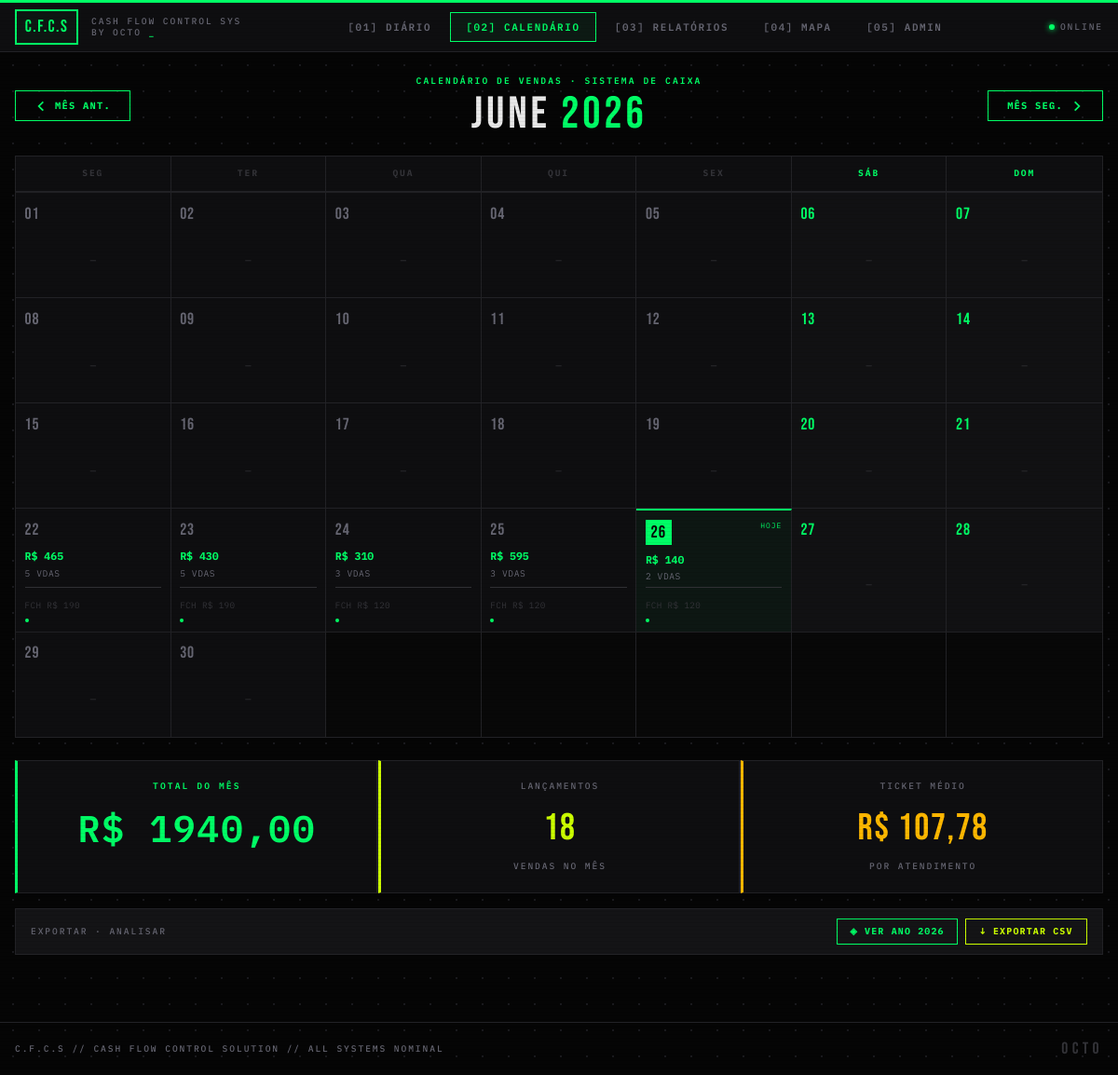
Screenshot of /mes with the database file from the repository.
### tables this page shows
CREATE TABLE caixa_diario (
                data            DATE    PRIMARY KEY,
                abertura_caixa  REAL    NOT NULL DEFAULT 0.0,
                fechamento_caixa REAL   NOT NULL DEFAULT 0.0
            );

### rotas/calendario.py (the view)
@bp.route("/mes", methods=["GET"])
@bp.route("/mes/<int:ano>/<int:mes>", methods=["GET"])
def pagina_mes(ano=None, mes=None):
    today = date.today()
    if ano is None:
        ano = today.year
    if mes is None:
        mes = today.month
    mes = max(1, min(12, mes))
    dados = get_dados_mensais(ano, mes)
    if mes == 1:
        prev_ano, prev_mes = ano - 1, 12
    else:
        prev_ano, prev_mes = ano, mes - 1
    if mes == 12:
        next_ano, next_mes = ano + 1, 1
    else:
        next_ano, next_mes = ano, mes + 1
    return render_template(
        "mes.html",
        cal=dados["cal"],
        ano=ano,
        mes=mes,
        month_name=dados["month_name"],
        dia_map=dados["dia_map"],
        today=today.isoformat(),
        prev_ano=prev_ano,
        prev_mes=prev_mes,
        next_ano=next_ano,
        next_mes=next_mes,
        weekdays=["SEG", "TER", "QUA", "QUI", "SEX", "SÁB", "DOM"],
    )

### database.py (called while the page is built)
def get_connection():
    conn = sqlite3.connect(DB_PATH)
    conn.row_factory = sqlite3.Row
    conn.execute("PRAGMA journal_mode=WAL;")
    conn.execute("PRAGMA foreign_keys=ON;")
    return conn

### templates/mes.html (shortened to what this page needs)
{% extends "base.html" %}
{% block content %}
<div class="fade-in" style="display: flex; align-items: center; justify-content: space-between; margin-bottom: 1.25rem;">
  <a href="/mes/{{ prev_ano }}/{{ prev_mes }}" class="btn btn-ghost" style="font-size: 0.65rem;">
    <svg xmlns="http://www.w3.org/2000/svg" style="width:14px;height:14px;" fill="none" viewBox="0 0 24 24" stroke="currentColor" stroke-width="3">
      <path stroke-linecap="square" d="M15 19l-7-7 7-7"/>
    </svg>
    MÊS ANT.
  </a>
  <div style="text-align: center;">
    <div class="sys-label" style="justify-content: center; display: flex; margin-bottom: 0.3rem;">
      CALENDÁRIO DE VENDAS · SISTEMA DE CAIXA
    </div>
    <div class="display" style="font-size: 3rem; letter-spacing: 0.08em; color: var(--txt); line-height: 1;">
      {{ month_name|upper }} <span style="color: var(--neon);">{{ ano }}</span>
    </div>
  </div>
  <a href="/mes/{{ next_ano }}/{{ next_mes }}" class="btn btn-ghost" style="font-size: 0.65rem;">
    MÊS SEG.
    <svg xmlns="http://www.w3.org/2000/svg" style="width:14px;height:14px;" fill="none" viewBox="0 0 24 24" stroke="currentColor" stroke-width="3">
      <path stroke-linecap="square" d="M9 5l7 7-7 7"/>
    </svg>
  </a>
</div>
<div class="card fade-in" style="animation-delay: 0.04s; overflow: hidden; margin-bottom: 1.5rem;">
  <div style="display: grid; grid-template-columns: repeat(7, 1fr); border-bottom: 2px solid var(--bd);">
    {% for wd in weekdays %}
      <div style="padding: 0.7rem 0; text-align: center; border-right: 1px solid var(--bd);
                  {% if loop.index >= 6 %}color: var(--neon); {% else %}color: var(--muted);{% endif %}
                  font-family: 'IBM Plex Mono'; font-size: 0.6rem; font-weight: 700; letter-spacing: 0.2em;
                  {% if loop.last %}border-right: none;{% endif %}">
        {{ wd }}
      </div>
    {% endfor %}
  </div>
  {% for week in cal %}
    <div style="display: grid; grid-template-columns: repeat(7, 1fr); border-bottom: 1px solid var(--bd); {% if loop.last %}border-bottom: none;{% endif %}">
      {% for day in week %}
        {% if day == 0 %}
          <div style="min-height: 7rem; background: #080808; border-right: 1px solid var(--bd); {% if loop.last %}border-right: none;{% endif %}"></div>
        {% else %}
          {% set day_str = '%s-%02d-%02d' % (ano, mes, day) %}
          {% set info = dia_map.get(day_str, {}) %}
          {% set is_today = day_str == today %}
          {% set has_vendas = info.get('num_vendas', 0) > 0 %}
          {% set is_weekend = loop.index >= 6 %}
          <a href="/dia/{{ day_str }}"
             style="min-height: 7rem; display: flex; flex-direction: column; padding: 0.6rem; text-decoration: none;
                    border-right: 1px solid var(--bd);
                    {% if loop.last %}border-right: none;{% endif %}
                    {% if is_today %}background: rgba(0,255,102,0.04); border-top: 2px solid var(--neon); {% endif %}
                    {% if not is_today and is_weekend %}background: rgba(255,255,255,0.01);{% endif %}
                    transition: background 0.12s;"
             onmouseover="this.style.background='rgba(0,255,102,0.04)'"
             onmouseout="this.style.background='{% if is_today %}rgba(0,255,102,0.04){% elif is_weekend %}rgba(255,255,255,0.01){% else %}transparent{% endif %}'">
            <div style="display: flex; align-items: flex-start; justify-content: space-between; margin-bottom: 0.4rem;">
              <span style="
                {% if is_today %}
                  background: var(--neon); color: #050505; padding: 0 0.35rem;
                  font-family: 'Bebas Neue'; font-size: 1.15rem; letter-spacing: 0.05em;
                {% elif is_weekend %}
                  color: var(--neon); font-family: 'Bebas Neue'; font-size: 1.1rem; letter-spacing: 0.05em;
                {% else %}
                  color: var(--dim); font-family: 'Bebas Neue'; font-size: 1.1rem; letter-spacing: 0.05em;
                {% endif %}
              ">{{ "%02d"|format(day) }}</span>
              {% if is_today %}
                <span style="font-family: 'IBM Plex Mono'; font-size: 0.5rem; letter-spacing: 0.12em; color: var(--neon); text-transform: uppercase;">HOJE</span>
              {% endif %}
            </div>
            {% if has_vendas %}
              <div style="flex: 1; display: flex; flex-direction: column; gap: 0.2rem;">
                <div style="color: var(--neon); font-family: 'IBM Plex Mono'; font-size: 0.72rem; font-weight: 700;">
                  R$ {{ "%.0f"|format(info.get('total_vendas', 0)) }}
                </div>
                <div style="color: var(--dim); font-family: 'IBM Plex Mono'; font-size: 0.6rem; letter-spacing: 0.06em;">
                  {{ info.get('num_vendas', 0) }} VDA{% if info.get('num_vendas', 0) != 1 %}S{% endif %}
                </div>
                {% if info.get('fechamento_caixa', 0) > 0 %}
                  <div style="margin-top: auto; padding-top: 0.3rem; border-top: 1px solid var(--muted);">
                    <span style="color: var(--muted); font-family: 'IBM Plex Mono'; font-size: 0.58rem; letter-spacing: 0.04em;">
                      FCH R$ {{ "%.0f"|format(info.get('fechamento_caixa', 0)) }}
                    </span>
                  </div>
                {% endif %}
              </div>
              <div style="width: 4px; height: 4px; border-radius: 50% !important; background: var(--neon); margin-top: 0.3rem;"></div>
            {% else %}
              <div style="flex: 1; display: flex; align-items: center; justify-content: center;">
                <span style="color: var(--muted); font-family: 'IBM Plex Mono'; font-size: 0.65rem;">—</span>
              </div>
            {% endif %}
          </a>
        {% endif %}
      {% endfor %}
    </div>
  {% endfor %}
</div>
{% set total_mes = namespace(val=0.0) %}
{% set count_vendas = namespace(val=0) %}
{% set dias_ativos = namespace(val=0) %}
{% for key, info in dia_map.items() %}
  {% set total_mes.val = total_mes.val + info.get('total_vendas', 0) %}
  {% set count_vendas.val = count_vendas.val + info.get('num_vendas', 0) %}
  {% if info.get('num_vendas', 0) > 0 %}{% set dias_ativos.val = dias_ativos.val + 1 %}{% endif %}
{% endfor %}
<div style="display: grid; grid-template-columns: repeat(3, 1fr); gap: 1px; background: var(--bd);" class="fade-in" style="animation-delay: 0.08s;">
  <div class="card" style="padding: 1.25rem; border-left: 3px solid var(--neon); text-align: center;">
    <div class="sys-label" style="justify-content: center; margin-bottom: 0.5rem;">TOTAL DO MÊS</div>
    <div class="display money" style="font-size: 2.5rem; letter-spacing: 0.04em;">
      R$ {{ "%.2f"|format(total_mes.val) | replace('.', ',') }}
    </div>
  </div>
  <div class="card" style="padding: 1.25rem; border-left: 3px solid var(--acid); text-align: center;">
    <div class="sys-label-dim" style="letter-spacing: 0.2em; justify-content: center; margin-bottom: 0.5rem;">LANÇAMENTOS</div>
    <div class="display" style="font-size: 2.5rem; letter-spacing: 0.04em; color: var(--acid);">
      {{ count_vendas.val }}
    </div>
    <div class="sys-label-dim" style="margin-top: 0.25rem;">VENDAS NO MÊS</div>
  </div>
  <div class="card" style="padding: 1.25rem; border-left: 3px solid var(--warn); text-align: center;">
    <div class="sys-label-dim" style="letter-spacing: 0.2em; justify-content: center; margin-bottom: 0.5rem;">TICKET MÉDIO</div>
    <div class="display" style="font-size: 2.5rem; letter-spacing: 0.04em; color: var(--warn);">
      R$ {% if count_vendas.val > 0 %}{{ "%.2f"|format(total_mes.val / count_vendas.val) | replace('.', ',') }}{% else %}0,00{% endif %}
    </div>
    <div class="sys-label-dim" style="margin-top: 0.25rem;">POR ATENDIMENTO</div>
  </div>
</div>
<div style="display:flex; align-items:center; justify-content:space-between; margin-top:1rem; padding: 0.65rem 1rem; background:var(--s2); border:1px solid var(--bd);" class="fade-in" style="animation-delay:0.12s;">
  <div class="sys-label-dim">EXPORTAR · ANALISAR</div>
  <div style="display:flex; gap:0.5rem;">
    <a href="/relatorios/{{ ano }}" class="btn btn-ghost" style="font-size:0.62rem; padding:0.35rem 0.85rem;">
      ◈ VER ANO {{ ano }}
    </a>
    <a href="/mes/{{ ano }}/{{ mes }}/csv" class="btn"
       style="font-size:0.62rem; padding:0.35rem 0.9rem; background:transparent; border:1px solid var(--acid); color:var(--acid);">
      ↓ EXPORTAR CSV
    </a>
  </div>
</div>
{% endblock %}

### templates/base.html (style rules this page uses)
:root { --bg: #050505; --s1: #0E0E10; --s2: #141416; --s3: #1C1C1F; --bd: #222226; --bd2: #2E2E34; --neon: #00FF66; --acid: #CCFF00; --warn: #FFB800; --danger: #FF2255; --wa: #25D366; --txt: #E8E8E8; --dim: #666672; --muted: #333338; }
*, *::before, *::after { box-sizing: border-box; border-radius: 0 !important; }
body { background-color: var(--bg); background-image: radial-gradient(circle, #1A1A1E 1px, transparent 1px); background-size: 28px 28px; color: var(--txt); font-family: 'IBM Plex Mono', monospace; min-height: 100vh; }
body::after { content: ''; position: fixed; inset: 0; background: repeating-linear-gradient( 0deg, transparent 0px, transparent 3px, rgba(0, 0, 0, 0.06) 3px, rgba(0, 0, 0, 0.06) 4px ); pointer-events: none; z-index: 9998; }
.card { background: var(--s1); border: 1px solid var(--bd); position: relative; }
.display { font-family: 'Bebas Neue', sans-serif; }
.sys-label { font-family: 'IBM Plex Mono', monospace; font-size: 0.6rem; letter-spacing: 0.22em; text-transform: uppercase; color: var(--neon); font-weight: 600; }
.sys-label-dim { font-family: 'IBM Plex Mono', monospace; font-size: 0.6rem; letter-spacing: 0.2em; text-transform: uppercase; color: var(--dim); font-weight: 500; }
.btn { font-family: 'IBM Plex Mono', monospace; font-weight: 700; letter-spacing: 0.12em; text-transform: uppercase; cursor: pointer; border: none; display: inline-flex; align-items: center; gap: 0.5rem; transition: transform 0.1s, box-shadow 0.1s, background 0.12s; text-decoration: none; white-space: nowrap; }
.btn-ghost { background: transparent; color: var(--neon); border: 1px solid var(--neon); padding: 0.5rem 1.25rem; font-size: 0.72rem; }
.money { color: var(--neon); font-family: 'IBM Plex Mono', monospace; font-weight: 600; }
.fade-in { animation: fadeInUp 0.22s ease both; }

### rows the page displays
caixa_diario: fechamento_caixa "190"
caixa_diario: fechamento_caixa "190"
caixa_diario: fechamento_caixa "120"
caixa_diario: fechamento_caixa "120"
caixa_diario: fechamento_caixa "120"

### other values shown
{{ month_name|upper }} "JUNE"
{{ ano }} "2026"
{{ wd }} "SEG" "TER" "QUA" "QUI" "SEX" "SÁB" "DOM"
{{ "%02d"|format(day) }} "01" "02" "03" "04" "05" "06" "07" "08" "09" "10" "11" "12" "13" "14" "15" "16" "17" "18" "19" "20" "21" "22" "23" "24" "25" "26" "27" "28" "29" "30"
{{ "%.0f"|format(info.get('total_vendas', 0)) }} "465" "430" "310" "595" "140"
{{ info.get('num_vendas', 0) }} "5" "5" "3" "3" "2"
{{ "%.2f"|format(total_mes.val) | replace('.', ',') }} "1940,00"
{{ count_vendas.val }} "18"
{{ "%.2f"|format(total_mes.val / count_vendas.val) | replace('.', ',') }} "107,78"
